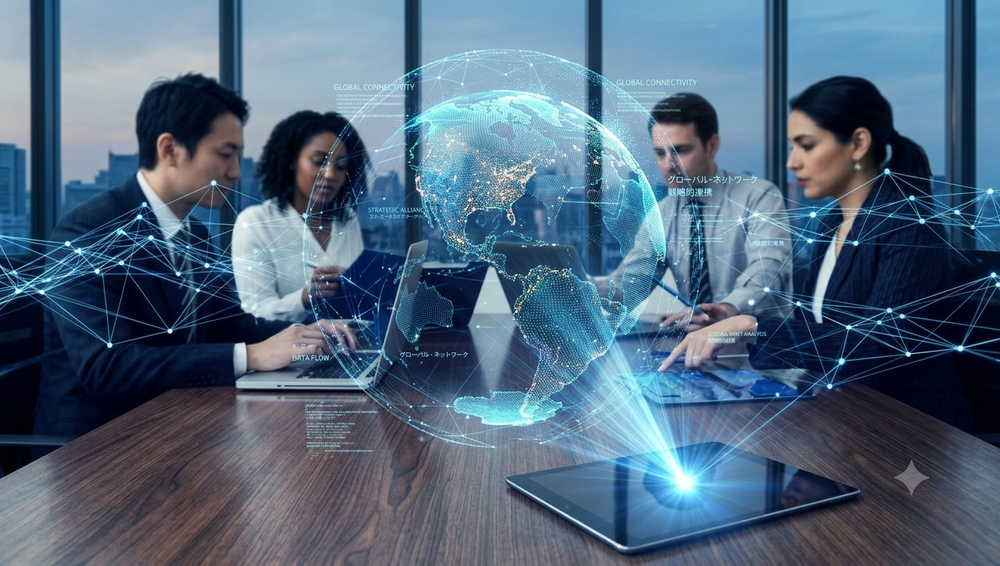
#> input picture assets/Gemini_Generated_Image_p01p2kp01p2kp01p (1).png, 1000 x 566 px, shrunk from 1356 x 768 before the run
$ python -i post.py   (imports and definitions only)
#> lines starting #> are read from the running program, lines starting #| are printed output that depends on the picture
"""3D で描いた絵の仕上げ（ぼかし・発光・被写界深度・トーン・周辺減光）。"""
from __future__ import annotations

import numpy as np
from scipy import ndimage as ndi


def smoothstep(a, b, x):
    t = np.clip((x - a) / (b - a), 0, 1)
    return t * t * (3 - 2 * t)


def blur(img, sigma):
    return ndi.gaussian_filter(img, sigma=(sigma, sigma, 0), mode="nearest")


def bloom(img, strength=0.55, threshold=0.8):
    small = img[::2, ::2]
    bright = np.clip(small - threshold, 0, None)
    b = blur(bright, 6) * 0.6 + blur(bright, 18) * 0.5 + blur(bright, 45) * 0.45
    b = b.repeat(2, 0).repeat(2, 1)[: img.shape[0], : img.shape[1]]
    return img + b * strength


def depth_of_field(img, depth, near=9.0, far=40.0, sigma=3.0):
    k = smoothstep(near, far, np.where(np.isfinite(depth), depth, far))[..., None]
    return img * (1 - k) + blur(img, sigma) * k


def tonemap(x):
    knee = 0.78
    y = np.where(x < knee, x, knee + (1 - knee) * (1 - np.exp(-(x - knee) / (1 - knee))))
    return np.clip(y, 0, 1)


def grade(img, vignette=0.38, saturation=1.12):
    h, w = img.shape[:2]
    yy, xx = np.mgrid[0:h, 0:w]
    r = np.hypot((xx - w / 2) / (w / 2), (yy - h / 2) / (h / 2))
    vig = 1 - vignette * np.clip(r - 0.35, 0, None) ** 1.6
    out = img * vig[..., None]
    lum = out.mean(axis=2, keepdims=True)
    out = lum + (out - lum) * saturation
    return np.clip(out, 0, 1)

>>> import cv2
>>> picture = cv2.imread('../../assets/Gemini_Generated_Image_p01p2kp01p2kp01p (1).png', cv2.IMREAD_GRAYSCALE)
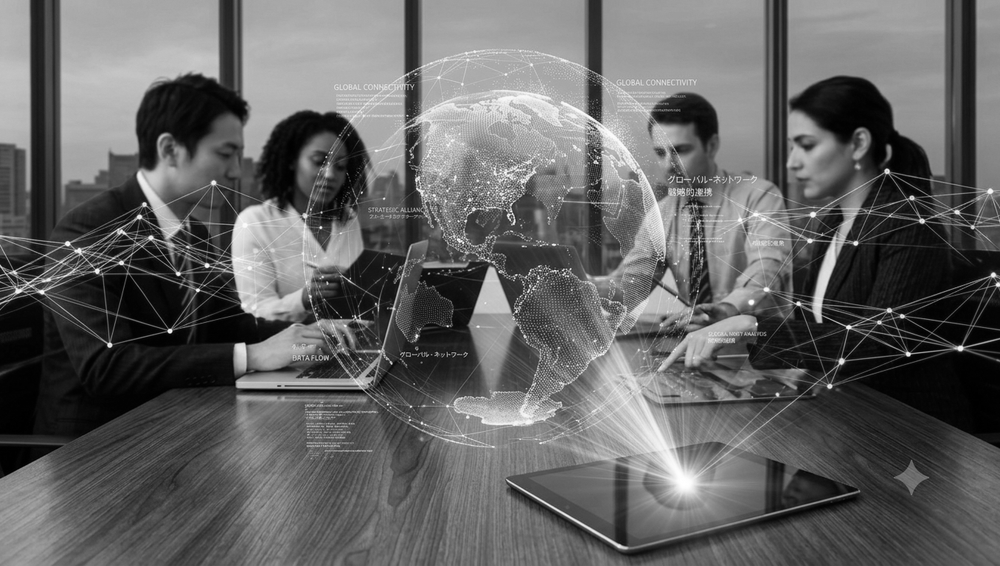
#> picture: shape (566, 1000); min 0, max 255, mean 98.9
>>> result = bloom(picture)
#> in bloom, `small = img[::2, ::2]`:
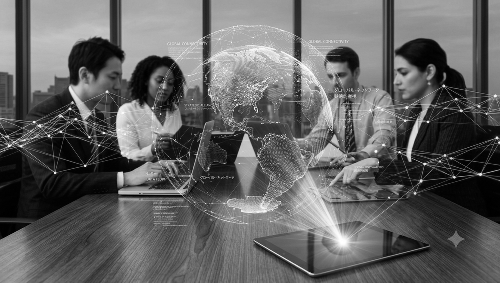
#> small: shape (283, 500); min 0, max 255, mean 99
#> (the run stopped early here; a loop or call above may not have finished)

$ run again, on assets/oYtEciYPig4YWypINiAuXV44B9aBAcxYJILIC~tplv-tiktokx-origin.jpg
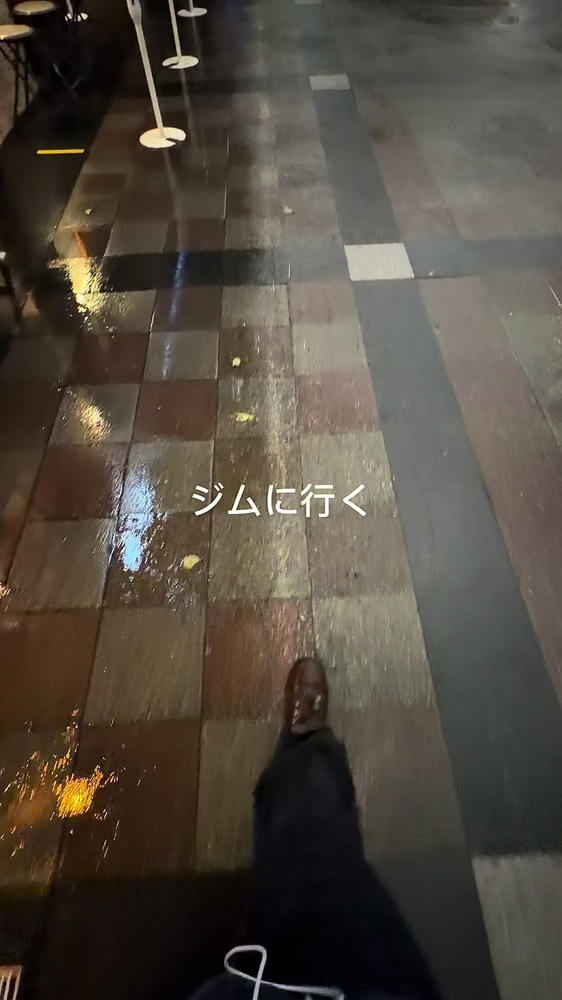
#> input picture assets/oYtEciYPig4YWypINiAuXV44B9aBAcxYJILIC~tplv-tiktokx-origin.jpg, 562 x 1000 px, shrunk from 1080 x 1920 before the run
#> `picture = cv2.imread('../../assets/Gemini_Generated_Image_p01p2kp01p2k..`:
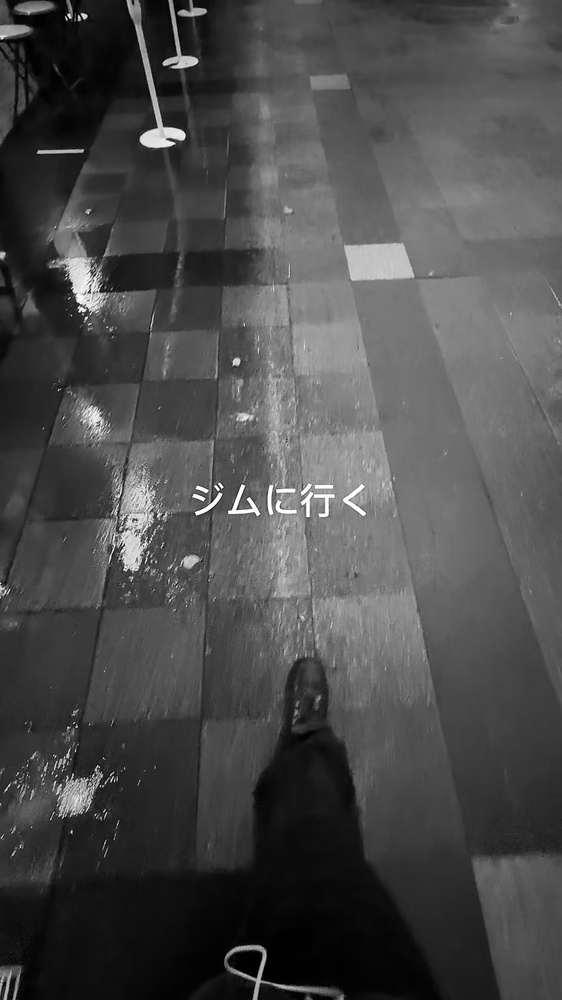
#> picture: shape (1000, 562); min 0, max 255, mean 75.2

$ run again, on assets/okbDFCCpvI2ua4fBIAuvEfeC4gAkUIAr1DUjAh~tplv-tiktokx-origin.jpg
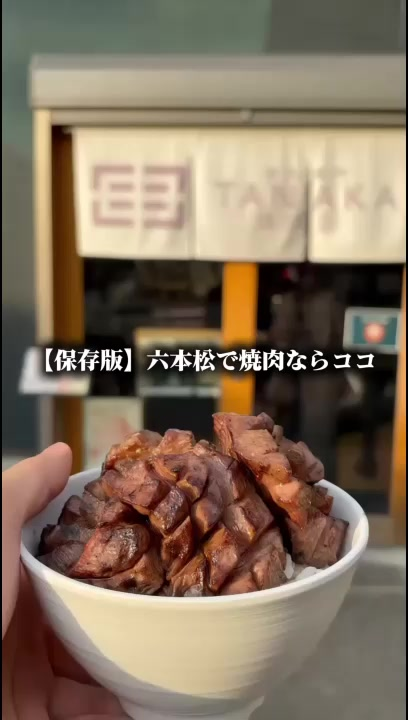
#> input picture assets/okbDFCCpvI2ua4fBIAuvEfeC4gAkUIAr1DUjAh~tplv-tiktokx-origin.jpg, 408 x 720 px
#> `picture = cv2.imread('../../assets/Gemini_Generated_Image_p01p2kp01p2k..`:
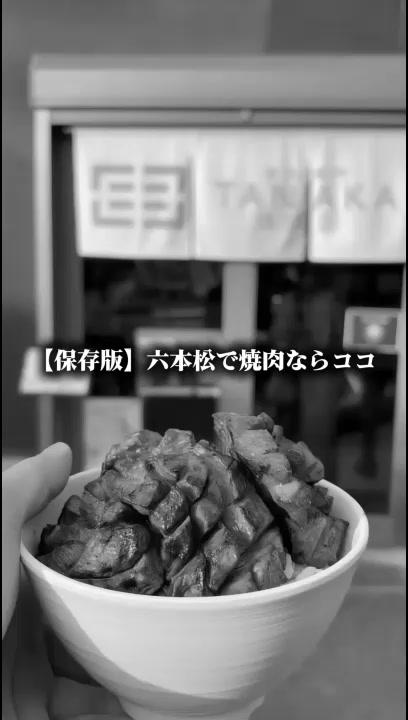
#> picture: shape (720, 408); min 0, max 255, mean 115.3
#> in bloom, `small = img[::2, ::2]`:
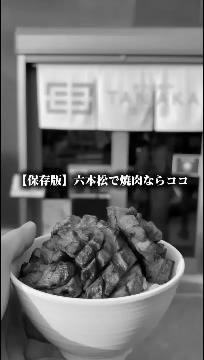
#> small: shape (360, 204); min 0, max 255, mean 115.3
